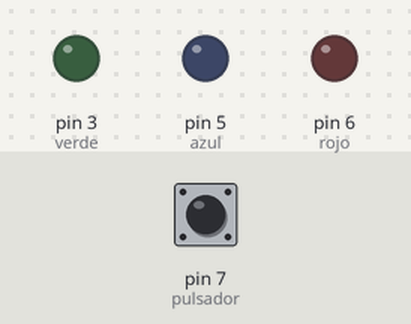
Recording of a sketch running on a simulated Arduino Uno, built with avr-gcc and run on an emulated ATmega328P. Shown: output pins drawn as LEDs (lit = HIGH). The inputs (shaded band) are chosen by the test bench; at power-on: pin 7 (pulsador) LOW. Random numbers use the default seed unless the sketch sets one.

Above: at 1.2 s.
1.3 s: pin 7 (pulsador) pulled HIGH for 3.2 s
At 2.6 s:
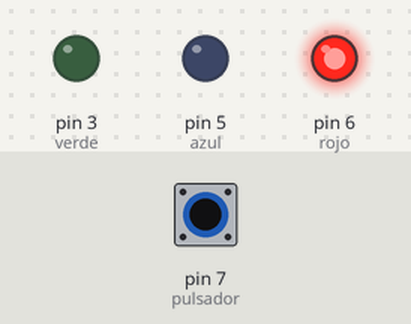
6.8 s: pin 7 (pulsador) pulled HIGH for 3.2 s
At 7.2 s:
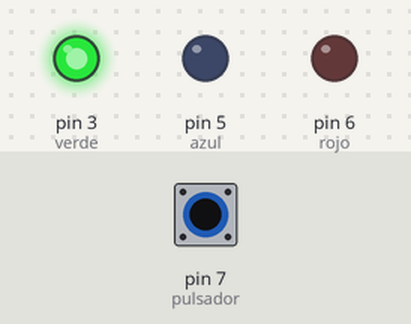
12.3 s: pin 7 (pulsador) pulled HIGH for 0.15 s
At 12.6 s:
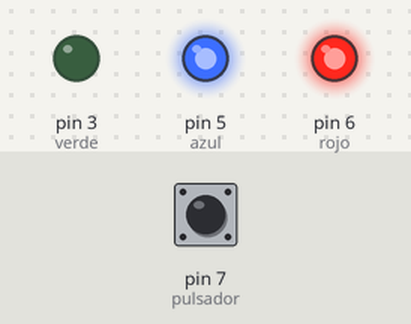
14.8 s: pin 7 (pulsador) pulled HIGH for 3.2 s
At 16.9 s:
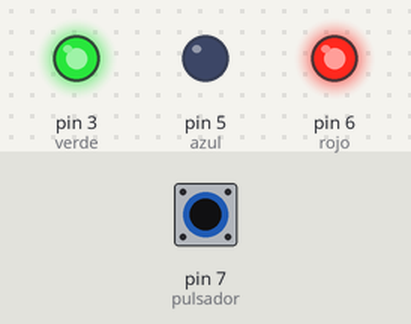
Timing chart, 0 to 19.8 s (numbered marks = the images above; inputs shaded):
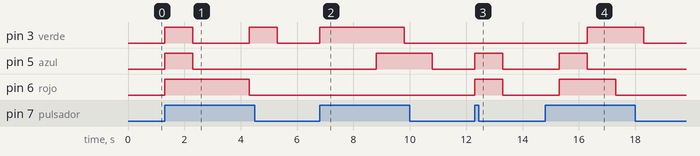

The sketch:

tp_2_9.ino
```cpp
#define verde 3
#define azul 5
#define rojo 6
#define pulsador 7
int num;
int val = 0;

void setup(){
   pinMode(pulsador,INPUT);
   pinMode(verde,OUTPUT);
   pinMode(azul,OUTPUT);
   pinMode(rojo,OUTPUT);
}
void loop() {
     val = digitalRead(pulsador);
     if (val == HIGH){
       num = random(0,8);
       Serial.println(num);
       cambiar_color(num);
       delay(500);
      }
      else{
       digitalWrite(rojo, LOW);
       digitalWrite(verde, LOW);
       digitalWrite(azul, LOW);
    }
}

void cambiar_color (int num){
  switch (num){

    case 1:{
            digitalWrite(rojo, HIGH);
            digitalWrite(verde, LOW);
            digitalWrite(azul, LOW);
            Serial.println("rojo");
            delay(500);
            break;
      }
    case 2:{
            digitalWrite(rojo,LOW);
            digitalWrite(verde,HIGH);
            digitalWrite(azul, LOW);
            Serial.println("VERDE");
            delay(500);
            break;
      }
    case 3:{
            digitalWrite(rojo,LOW);
            digitalWrite(verde,LOW);
            digitalWrite(azul, HIGH);
            Serial.println("azul");
            delay(500);
            break;
      }
    case 4:{
            digitalWrite(rojo,HIGH);
            digitalWrite(verde,HIGH);
            digitalWrite(azul,LOW);
            Serial.println("amarillo");
            delay(500);
            break;
      }
    case 5:{
        digitalWrite(rojo,HIGH);
        digitalWrite(verde,LOW);
        digitalWrite(azul,HIGH);
        Serial.println("VIOLETA");
        delay(500);
        break;
      }
    case 6:{
        digitalWrite(rojo,LOW);
        digitalWrite(verde,HIGH);
        digitalWrite(azul,HIGH);
        Serial.println("CELESTE");
        delay(500);
        break;
      }
    case 7:{
      digitalWrite(rojo,HIGH);
      digitalWrite(verde,HIGH);
      digitalWrite(azul,HIGH);
      Serial.println("BLANCO");
      delay(500);
      break;
    }
  }
}
```

Measured:
- after the input at 1.3 s, pin 3 (verde): alternates HIGH for 1.0 s and LOW for 2.0 s, starting at once; pin 5 (azul): LOW → HIGH at once, → LOW 1.0 s later; pin 6 (rojo): LOW → HIGH at once, → LOW 3.0 s later
- after the input at 6.8 s, pin 3 (verde): LOW → HIGH at once, → LOW 3.0 s later; pin 5 (azul): LOW → HIGH after 2.0 s, → LOW 2.0 s later
- after the input at 12.3 s, pin 5 (azul), pin 6 (rojo): LOW → HIGH at once, → LOW 1.0 s later
- after the input at 14.8 s, pin 3 (verde): LOW → HIGH after 1.5 s, → LOW 2.0 s later; pin 5 (azul): LOW → HIGH after 0.50 s, → LOW 1.0 s later; pin 6 (rojo): LOW → HIGH after 0.50 s, → LOW 2.0 s later
